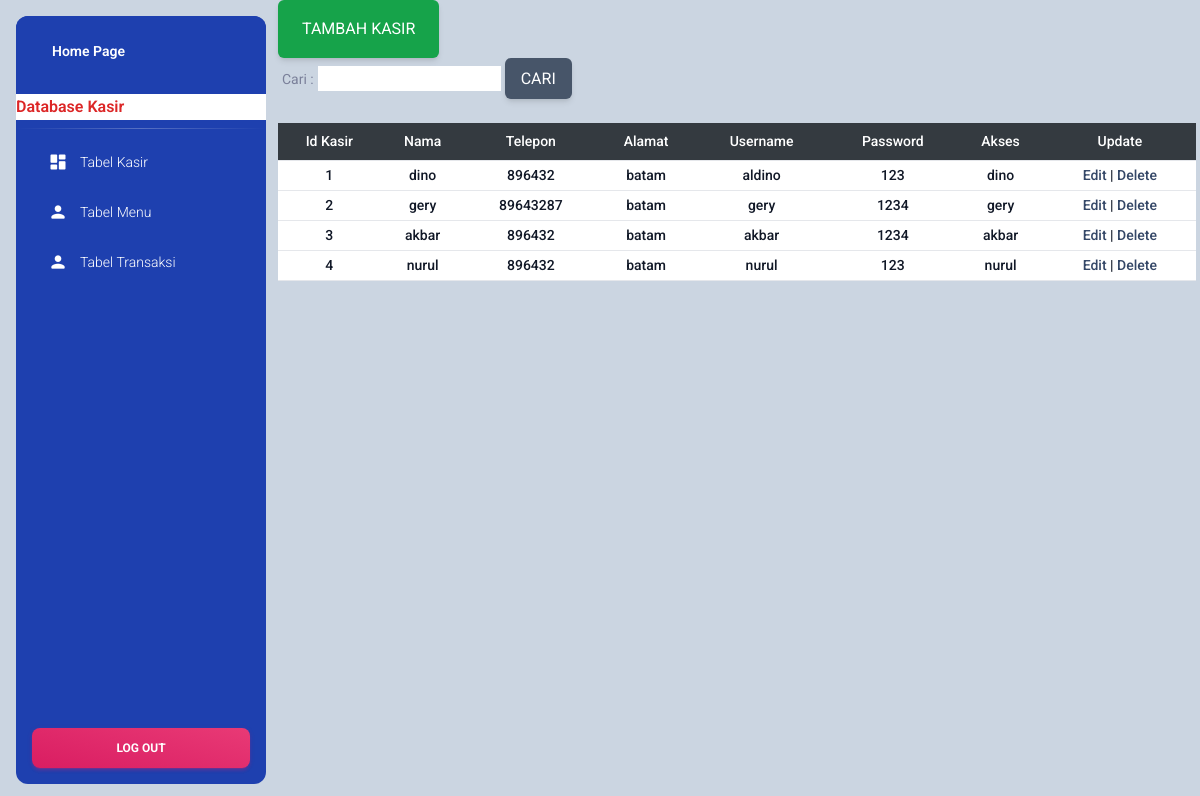
Page /public/kasir/kasir.php on the committed database.
### tables this page shows
CREATE TABLE `kasir` (
  `idkasir` int(11) NOT NULL,
  `nama` varchar(100) NOT NULL,
  `tlp` int(11) NOT NULL,
  `alamat` varchar(100) NOT NULL,
  `username` varchar(100) NOT NULL,
  `password` varchar(100) NOT NULL,
  `akses` varchar(100) NOT NULL
);

### public/kasir/kasir.php (the view, shortened to what this page needs)
<?php
include_once("../../config/config.php");
?>
<!DOCTYPE html>
<html lang="en">
<head>
    <link rel="stylesheet" href="../css/style.css">
<link href="../../aset/css/nucleo-icons.css" rel="stylesheet" />
<link href="../../aset/css/nucleo-svg.css" rel="stylesheet" />
<link id="pagestyle" href="../../aset/css/material-dashboard.css?v=3.0.4" rel="stylesheet" />
</head>
<body class="g-sidenav-show" >
<div class="bg-slate-300 py-25 px-1 min-h-screen">
<aside class="sidenav navbar navbar-vertical navbar-expand-xs border-0 border-radius-xl my-3 fixed-start ms-3  bg-blue-800" id="sidenav-main">
<div class="sidenav-header bg-blue-800">
  <a class="navbar-brand m-0" href="../../login/homepage.php" >
    <span class="ms-1 font-weight-bold text-white">Home Page</span>
  </a>
</div>
<marquee class="bg-white" scrollamount="2"><h6 class="text-red-600" >Database Kasir</h6></marquee>
<hr class="horizontal light mt-0 mb-2">
<div class="collapse navbar-collapse  w-auto " id="sidenav-collapse-main">
  <ul class="navbar-nav">
<li class="nav-item">
<a class="nav-link text-white " href="kasir.php">
    <div class="text-white text-center me-2 d-flex align-items-center justify-content-center">
      <i class="material-icons opacity-10">dashboard</i>
    </div>
  <span class="nav-link-text ms-1">Tabel Kasir</span>
</a>
</li>
<li class="nav-item">
<a class="nav-link text-white " href="../menu/menu.php">
    <div class="text-white text-center me-2 d-flex align-items-center justify-content-center">
      <i class="material-icons opacity-10">person</i>
    </div>
  <span class="nav-link-text ms-1">Tabel Menu</span>
</a>
</li>
<li class="nav-item">
<a class="nav-link text-white " href="../transaksi/transaksi.php">
    <div class="text-white text-center me-2 d-flex align-items-center justify-content-center">
      <i class="material-icons opacity-10">person</i>
    </div>
  <span class="nav-link-text ms-1">Tabel Transaksi</span>
</a>
</li>
<div class="sidenav-footer position-absolute w-100 bottom-0 ">
    <div class="mx-3">
      <a class="btn bg-gradient-primary mt-4 w-100" href="../../login/logout.php" type="button">Log Out</a>
    </div>
  </div>
</aside>
<main class="main-content border-radius-lg ">
<a
            href="add.php"
            type="submit"
            class="inline-block px-4 py-3 bg-green-600 text-white uppercase rounded shadow-md hover:bg-green-700 hover:shadow-lg focus:bg-green-700 focus:shadow-lg focus:outline-none focus:ring-0 active:bg-green-800 active:shadow-lg"
            data-mdb-ripple="true"
            data-mdb-ripple-color="light">
            Tambah Kasir
          </a>
<form method="get">
    <label>Cari :</label>
    <input type="text" name="cari">
    <input
            type="submit"
            value="Cari"
            class="inline-block px-3 py-2 bg-slate-600 text-white uppercase rounded shadow-md hover:bg-slate-700 hover:shadow-lg focus:bg-slate-700 focus:shadow-lg focus:outline-none focus:ring-0 active:bg-slate-800 active:shadow-lg"
            data-mdb-ripple="true"
            data-mdb-ripple-color="light">
</form>
<div name="kolom1">
  <div class="overflow-x-auto sm:-mx-6 lg:-mx-8">
    <div class="py-4 inline-block min-w-full sm:px-6 lg:px-8">
      <div class="overflow-hidden">
    <table class="min-w-full text-center">
    <thead class="border-b bg-gray-800"">
    <tr>
     <th scope="col" class="text-sm font-medium text-white px-1 py-2">Id Kasir</th>
     <th scope="col" class="text-sm font-medium text-white px-1 py-2">Nama</th>
     <th scope="col" class="text-sm font-medium text-white px-1 py-2">Telepon</th>
     <th scope="col" class="text-sm font-medium text-white px-1 py-2">Alamat</th>
     <th scope="col" class="text-sm font-medium text-white px-1 py-2">Username</th>
     <th scope="col" class="text-sm font-medium text-white px-1 py-2">Password</th>
     <th scope="col" class="text-sm font-medium text-white px-1 py-2">Akses</th>
     <th scope="col" class="text-sm font-medium text-white px-1 py-2">Update</th>
    </tr>
    </thead>
<tbody>
    <?php
    if(isset($_GET['cari'])){
        $cari = $_GET['cari'];
        $result = mysqli_query($mysqli,"select * from kasir where idkasir Like '%".$cari."%'");
    }  else{
        $result = mysqli_query($mysqli, "SELECT * FROM kasir ORDER BY idkasir asc");
    }
    while($user_data = mysqli_fetch_array($result)) {
        echo "<tr class='bg-white border-b' >";
        echo "<td class='px-1 py-1 whitespace-nowrap text-sm font-medium text-gray-900' >".$idkasir = $user_data['idkasir']."</td>";
		    echo "<td class='px-1 py-1 whitespace-nowrap text-sm font-medium text-gray-900'>".$nama =$user_data['nama']."</td>";
		    echo "<td class='px-1 py-1 whitespace-nowrap text-sm font-medium text-gray-900'>".$tlp = $user_data['tlp']."</td>";
		    echo "<td class='px-1 py-1 whitespace-nowrap text-sm font-medium text-gray-900'>".$alamat = $user_data['alamat']."</td>";
	    	echo "<td class='px-1 py-1 whitespace-nowrap text-sm font-medium text-gray-900'>".$username = $user_data['username']."</td>";
            echo "<td class='px-1 py-1 whitespace-nowrap text-sm font-medium
            text-gray-900'>".$password = $user_data['password']."</td>";
            echo "<td class='px-1 py-1 whitespace-nowrap text-sm font-medium
            text-gray-900'>".$akses = $user_data['akses']."</td>";
            echo "<td class='px-1 py-1 whitespace-nowrap text-sm font-medium
            text-gray-900'><a  href='edit.php?idkasir=$user_data[idkasir]'>Edit</a> | <a href='delete.php?idkasir=$user_data[idkasir]'>Delete</a></td></tr>";
    }
    ?>
</tbody>
    </table>
      </div>
    </div>
  </div>
 </div>
</div>
</body>
</html>

### public/css/style.css (style rules this page uses)
html { line-height: 1.5; -webkit-text-size-adjust: 100%; -moz-tab-size: 4; -o-tab-size: 4; tab-size: 4; font-family: ui-sans-serif, system-ui, -apple-system, BlinkMacSystemFont, "Segoe UI", Roboto, "Helvetica Neue", Arial, "Noto Sans", sans-serif, "Apple Color Emoji", "Segoe UI Emoji", "Segoe UI Symbol", "Noto Color Emoji"; }
body { margin: 0; line-height: inherit; }
hr { height: 0; color: inherit; border-top-width: 1px; }
h1, h2, h3, h4, h5, h6 { font-size: inherit; font-weight: inherit; }
a { color: inherit; text-decoration: inherit; }
table { text-indent: 0; border-color: inherit; border-collapse: collapse; }
button, input, optgroup, select, textarea { font-family: inherit; font-size: 100%; line-height: inherit; color: inherit; margin: 0; padding: 0; }
button, [type='button'], [type='reset'], [type='submit'] { -webkit-appearance: button; background-color: transparent; background-image: none; }
blockquote, dl, dd, h1, h2, h3, h4, h5, h6, hr, figure, p, pre { margin: 0; }
ol, ul, menu { list-style: none; margin: 0; padding: 0; }
input::placeholder, textarea::placeholder { opacity: 1; color: #9ca3af; }
.bottom-0 { bottom: 0px; }
.m-0 { margin: 0px; }
.my-3 { margin-top: 0.75rem; margin-bottom: 0.75rem; }
.mx-3 { margin-left: 0.75rem; margin-right: 0.75rem; }
.mb-2 { margin-bottom: 0.5rem; }
.mt-0 { margin-top: 0px; }
.mt-4 { margin-top: 1rem; }
.inline-block { display: inline-block; }
.min-h-screen { min-height: 100vh; }
.w-auto { width: auto; }
.min-w-full { min-width: 100%; }
.overflow-hidden { overflow: hidden; }
.overflow-x-auto { overflow-x: auto; }
.whitespace-nowrap { white-space: nowrap; }
.rounded { border-radius: 0.25rem; }
.border-0 { border-width: 0px; }
.border-b { border-bottom-width: 1px; }
.bg-white { --tw-bg-opacity: 1; background-color: rgb(255 255 255 / var(--tw-bg-opacity)); }
.bg-slate-300 { --tw-bg-opacity: 1; background-color: rgb(203 213 225 / var(--tw-bg-opacity)); }
.bg-gray-800 { --tw-bg-opacity: 1; background-color: rgb(31 41 55 / var(--tw-bg-opacity)); }
.bg-blue-800 { --tw-bg-opacity: 1; background-color: rgb(30 64 175 / var(--tw-bg-opacity)); }
.bg-green-600 { --tw-bg-opacity: 1; background-color: rgb(22 163 74 / var(--tw-bg-opacity)); }
.bg-slate-600 { --tw-bg-opacity: 1; background-color: rgb(71 85 105 / var(--tw-bg-opacity)); }
.px-3 { padding-left: 0.75rem; padding-right: 0.75rem; }
.py-2 { padding-top: 0.5rem; padding-bottom: 0.5rem; }
.px-1 { padding-left: 0.25rem; padding-right: 0.25rem; }
.px-4 { padding-left: 1rem; padding-right: 1rem; }
.py-3 { padding-top: 0.75rem; padding-bottom: 0.75rem; }
.py-4 { padding-top: 1rem; padding-bottom: 1rem; }
.py-1 { padding-top: 0.25rem; padding-bottom: 0.25rem; }
.text-center { text-align: center; }
.text-sm { font-size: 0.875rem; line-height: 1.25rem; }
.font-medium { font-weight: 500; }
.uppercase { text-transform: uppercase; }
.text-white { --tw-text-opacity: 1; color: rgb(255 255 255 / var(--tw-text-opacity)); }
.text-gray-900 { --tw-text-opacity: 1; color: rgb(17 24 39 / var(--tw-text-opacity)); }
.text-red-600 { --tw-text-opacity: 1; color: rgb(220 38 38 / var(--tw-text-opacity)); }
.opacity-10 { opacity: 0.1; }
.shadow-md { --tw-shadow: 0 4px 6px -1px rgb(0 0 0 / 0.1), 0 2px 4px -2px rgb(0 0 0 / 0.1); --tw-shadow-colored: 0 4px 6px -1px var(--tw-shadow-color), 0 2px 4px -2px var(--tw-shadow-color); box-shadow: var(--tw-ring-offset-shadow, 0 0 #0000), var(--tw-ring-shadow, 0 0 #0000), var(--tw-shadow); }
@media (min-width: 640px) { .sm\:-mx-6 { margin-left: -1.5rem; margin-right: -1.5rem; } }
@media (min-width: 640px) { .sm\:px-6 { padding-left: 1.5rem; padding-right: 1.5rem; } }
@media (min-width: 1024px) { .lg\:-mx-8 { margin-left: -2rem; margin-right: -2rem; } }
@media (min-width: 1024px) { .lg\:px-8 { padding-left: 2rem; padding-right: 2rem; } }

### rows in the picture
kasir: idkasir "1", nama "dino", tlp "896432", alamat "batam", username "aldino", password "123", akses "dino"
kasir: idkasir "2", nama "gery", tlp "89643287", alamat "batam", username "gery", password "1234", akses "gery"
kasir: idkasir "3", nama "akbar", tlp "896432", alamat "batam", username "akbar", password "1234", akses "akbar"
kasir: idkasir "4", nama "nurul", tlp "896432", alamat "batam", username "nurul", password "123", akses "nurul"
